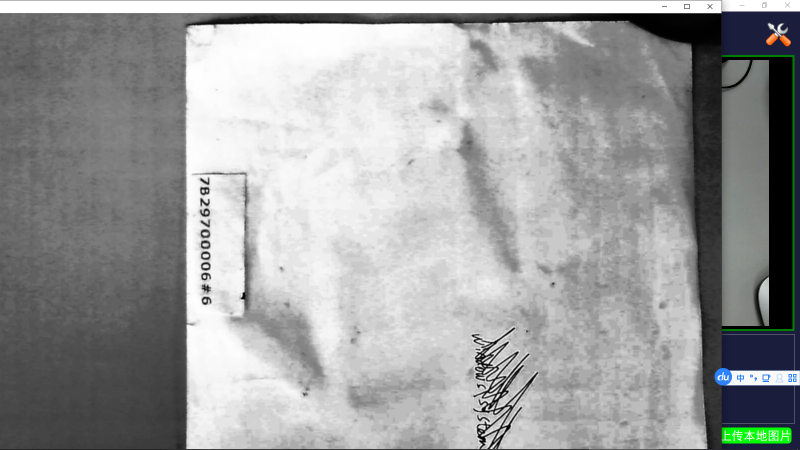
#> input picture 均值图.png, 1600 x 900 px (shown at 1/2 size)
$ python -i cartROIdetct.py   (imports and definitions only)   (older library calls are emulated)
#> lines starting #> are read from the running program, lines starting #| are printed output that depends on the picture; after the words box and inside, x2 and y2 are one past the last pixel; in counts of white or black regions, pixels touching at a corner belong together
#> further down, picture is the input picture: shape (900, 1600, 3); mean B, G, R 157.7, 157.7, 156.5
import cv2 as cv
import shelve
import numpy as np
class CartROIdetector(object ):
    # [27 lines left out: function getCartROIimg, not called in this run]


    def getCartNumRect(self, src_image):
        '''
        获取车号矩形坐标与长短
        :param src_image:
        :return:
        '''
        deliate_img = self.preProcessImg(src_image)
        x, y, w, h = self.Extract(deliate_img)

        return x, y, w, h

    # [26 lines left out: function Extract, not called in this run]

    def preProcessImg(self,img_src):
        '''
        图片预处理，膨胀与腐蚀
        :return:
        '''

        #转换为灰度图像
        img_src1 = cv.cvtColor(img_src, cv.COLOR_BGR2GRAY)
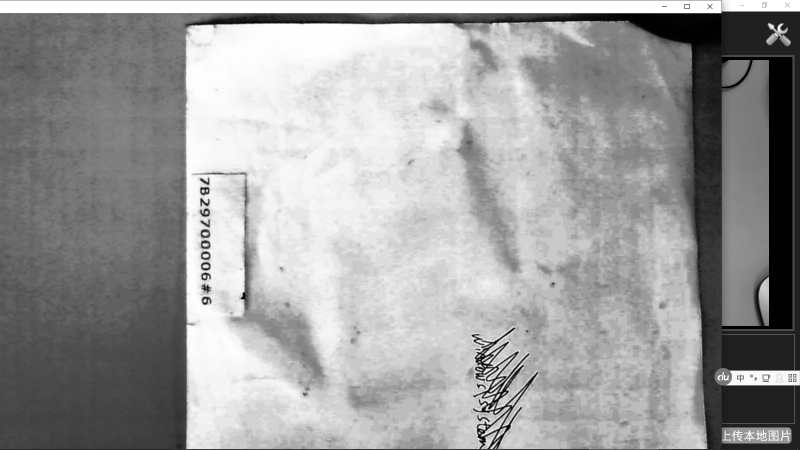
#> img_src1: shape (900, 1600) (shown at 1/2 size); min 0, max 255, mean 157.3
        # img_src1 = cv.equalizeHist(img_src1) #直方图均衡

        img_src=cv.blur(img_src1,(3,3)) #均值滤波
        # img_src=cv.GaussianBlur(img_src1,(3,3),0,0)
        # img_src = cv.bilateralFilter(img_src1, 5, 150, 150)
        cv.imshow('Original Filter image', img_src)
        cv.waitKey(0)
        # 将图像转化成标准大小
        h,w=img_src.shape[:2]
#> h = 900; w = 1600
        # [6 lines of commented-out code are left out]
        ret, binary_img = cv.threshold(img_src, 0, 255, cv.THRESH_BINARY_INV+cv.THRESH_OTSU)
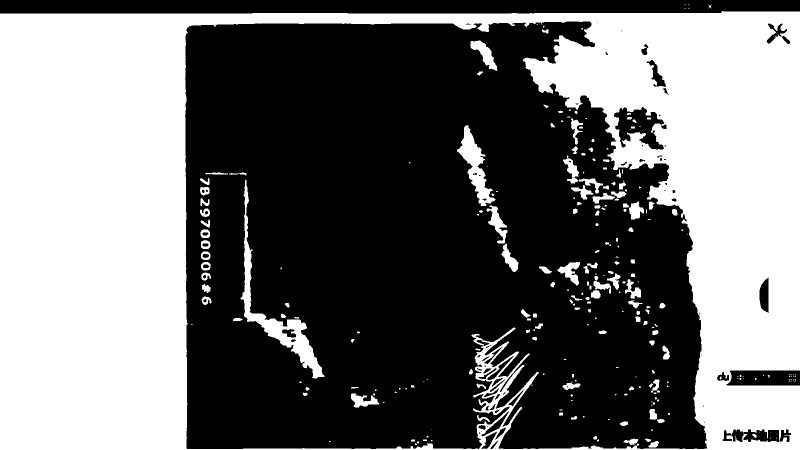
#> binary_img: shape (900, 1600) (shown at 1/2 size); 44% white; 272 white regions (130 under 20 px), largest, box (x1, y1, x2, y2) and area: (0, 22, 1600, 900) 600298, (481, 359, 649, 757) 8423, (914, 250, 991, 412) 4261
#> ret = 150
        cv.imshow('Binary image', binary_img)
        # cv.waitKey(0)

        # 膨胀卷积核 RECTANGULAR

#> (the run stopped early here; a loop or call above may not have finished)
